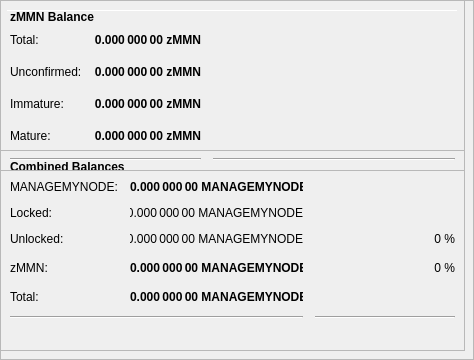
        <widget class="QFrame" name="frameObfuscation">
         <property name="minimumSize">
          <size>
           <width>0</width>
           <height>350</height>
          </size>
         </property>
         <property name="layoutDirection">
          <enum>Qt::LeftToRight</enum>
         </property>
         <property name="frameShape">
          <enum>QFrame::StyledPanel</enum>
         </property>
         <property name="frameShadow">
          <enum>QFrame::Raised</enum>
         </property>
         <widget class="QPushButton" name="runAutoDenom">
          <property name="geometry">
           <rect>
            <x>251</x>
            <y>17</y>
            <width>1</width>
            <height>1</height>
           </rect>
          </property>
          <property name="palette">
           <palette>
            <active>
             <colorrole role="WindowText">
              <brush brushstyle="SolidPattern">
               <color alpha="255">
                <red>0</red>
                <green>0</green>
                <blue>0</blue>
               </color>
              </brush>
             </colorrole>
             <colorrole role="Button">
              <brush brushstyle="SolidPattern">
               <color alpha="255">
                <red>239</red>
                <green>238</green>
                <blue>238</blue>
               </color>
              </brush>
             </colorrole>
             <colorrole role="Light">
              <brush brushstyle="SolidPattern">
               <color alpha="255">
                <red>255</red>
                <green>255</green>
                <blue>255</blue>
               </color>
              </brush>
             </colorrole>
             <colorrole role="Midlight">
              <brush brushstyle="SolidPattern">
               <color alpha="255">
                <red>247</red>
                <green>246</green>
                <blue>246</blue>
               </color>
              </brush>
             </colorrole>
             <colorrole role="Dark">
              <brush brushstyle="SolidPattern">
               <color alpha="255">
                <red>119</red>
                <green>119</green>
                <blue>119</blue>
               </color>
              </brush>
             </colorrole>
             <colorrole role="Mid">
              <brush brushstyle="SolidPattern">
               <color alpha="255">
                <red>159</red>
                <green>159</green>
                <blue>159</blue>
               </color>
              </brush>
             </colorrole>
             <colorrole role="Text">
              <brush brushstyle="SolidPattern">
               <color alpha="255">
                <red>0</red>
                <green>0</green>
                <blue>0</blue>
               </color>
              </brush>
             </colorrole>
             <colorrole role="BrightText">
              <brush brushstyle="SolidPattern">
               <color alpha="255">
                <red>255</red>
                <green>255</green>
                <blue>255</blue>
               </color>
              </brush>
             </colorrole>
             <colorrole role="ButtonText">
              <brush brushstyle="SolidPattern">
               <color alpha="255">
                <red>0</red>
                <green>0</green>
                <blue>0</blue>
               </color>
              </brush>
             </colorrole>
             <colorrole role="Base">
              <brush brushstyle="SolidPattern">
               <color alpha="255">
                <red>255</red>
                <green>255</green>
                <blue>255</blue>
               </color>
              </brush>
             </colorrole>
             <colorrole role="Window">
              <brush brushstyle="SolidPattern">
               <color alpha="255">
                <red>239</red>
                <green>238</green>
                <blue>238</blue>
               </color>
              </brush>
             </colorrole>
             <colorrole role="Shadow">
              <brush brushstyle="SolidPattern">
               <color alpha="255">
                <red>0</red>
                <green>0</green>
                <blue>0</blue>
               </color>
              </brush>
             </colorrole>
             <colorrole role="AlternateBase">
              <brush brushstyle="SolidPattern">
               <color alpha="255">
                <red>247</red>
                <green>246</green>
                <blue>246</blue>
               </color>
              </brush>
             </colorrole>
             <colorrole role="ToolTipBase">
              <brush brushstyle="SolidPattern">
               <color alpha="255">
                <red>255</red>
                <green>255</green>
                <blue>220</blue>
               </color>
              </brush>
             </colorrole>
             <colorrole role="ToolTipText">
              <brush brushstyle="SolidPattern">
               <color alpha="255">
                <red>0</red>
                <green>0</green>
                <blue>0</blue>
               </color>
              </brush>
             </colorrole>
            </active>
            <inactive>
             <colorrole role="WindowText">
              <brush brushstyle="SolidPattern">
               <color alpha="255">
                <red>0</red>
                <green>0</green>
                <blue>0</blue>
               </color>
              </brush>
             </colorrole>
             <colorrole role="Button">
              <brush brushstyle="SolidPattern">
               <color alpha="255">
                <red>239</red>
                <green>238</green>
                <blue>238</blue>
               </color>
              </brush>
             </colorrole>
             <colorrole role="Light">
              <brush brushstyle="SolidPattern">
               <color alpha="255">
                <red>255</red>
                <green>255</green>
                <blue>255</blue>
               </color>
              </brush>
             </colorrole>
             <colorrole role="Midlight">
              <brush brushstyle="SolidPattern">
               <color alpha="255">
                <red>247</red>
                <green>246</green>
                <blue>246</blue>
               </color>
              </brush>
             </colorrole>
             <colorrole role="Dark">
              <brush brushstyle="SolidPattern">
               <color alpha="255">
                <red>119</red>
                <green>119</green>
                <blue>119</blue>
               </color>
              </brush>
             </colorrole>
             <colorrole role="Mid">
              <brush brushstyle="SolidPattern">
               <color alpha="255">
                <red>159</red>
                <green>159</green>
                <blue>159</blue>
               </color>
              </brush>
             </colorrole>
             <colorrole role="Text">
              <brush brushstyle="SolidPattern">
               <color alpha="255">
                <red>0</red>
                <green>0</green>
                <blue>0</blue>
               </color>
              </brush>
             </colorrole>
             <colorrole role="BrightText">
              <brush brushstyle="SolidPattern">
               <color alpha="255">
                <red>255</red>
                <green>255</green>
                <blue>255</blue>
               </color>
              </brush>
             </colorrole>
             <colorrole role="ButtonText">
              <brush brushstyle="SolidPattern">
               <color alpha="255">
                <red>0</red>
                <green>0</green>
                <blue>0</blue>
               </color>
              </brush>
             </colorrole>
             <colorrole role="Base">
              <brush brushstyle="SolidPattern">
               <color alpha="255">
                <red>255</red>
                <green>255</green>
                <blue>255</blue>
               </color>
              </brush>
             </colorrole>
             <colorrole role="Window">
              <brush brushstyle="SolidPattern">
               <color alpha="255">
                <red>239</red>
                <green>238</green>
                <blue>238</blue>
               </color>
              </brush>
             </colorrole>
             <colorrole role="Shadow">
              <brush brushstyle="SolidPattern">
               <color alpha="255">
                <red>0</red>
                <green>0</green>
                <blue>0</blue>
               </color>
              </brush>
             </colorrole>
             <colorrole role="AlternateBase">
              <brush brushstyle="SolidPattern">
               <color alpha="255">
                <red>247</red>
                <green>246</green>
                <blue>246</blue>
               </color>
              </brush>
             </colorrole>
             <colorrole role="ToolTipBase">
              <brush brushstyle="SolidPattern">
               <color alpha="255">
                <red>255</red>
                <green>255</green>
                <blue>220</blue>
               </color>
              </brush>
             </colorrole>
             <colorrole role="ToolTipText">
              <brush brushstyle="SolidPattern">
               <color alpha="255">
                <red>0</red>
                <green>0</green>
                <blue>0</blue>
               </color>
              </brush>
             </colorrole>
            </inactive>
            <disabled>
             <colorrole role="WindowText">
              <brush brushstyle="SolidPattern">
               <color alpha="255">
                <red>119</red>
                <green>119</green>
                <blue>119</blue>
               </color>
              </brush>
             </colorrole>
             <colorrole role="Button">
              <brush brushstyle="SolidPattern">
               <color alpha="255">
                <red>239</red>
                <green>238</green>
                <blue>238</blue>
               </color>
              </brush>
             </colorrole>
             <colorrole role="Light">
              <brush brushstyle="SolidPattern">
               <color alpha="255">
                <red>255</red>
                <green>255</green>
                <blue>255</blue>
               </color>
              </brush>
             </colorrole>
             <colorrole role="Midlight">
              <brush brushstyle="SolidPattern">
               <color alpha="255">
                <red>247</red>
                <green>246</green>
                <blue>246</blue>
               </color>
              </brush>
             </colorrole>
             <colorrole role="Dark">
              <brush brushstyle="SolidPattern">
               <color alpha="255">
                <red>119</red>
                <green>119</green>
                <blue>119</blue>
               </color>
              </brush>
             </colorrole>
             <colorrole role="Mid">
              <brush brushstyle="SolidPattern">
               <color alpha="255">
                <red>159</red>
                <green>159</green>
                <blue>159</blue>
               </color>
              </brush>
             </colorrole>
             <colorrole role="Text">
              <brush brushstyle="SolidPattern">
               <color alpha="255">
                <red>119</red>
                <green>119</green>
                <blue>119</blue>
               </color>
              </brush>
             </colorrole>
             <colorrole role="BrightText">
              <brush brushstyle="SolidPattern">
               <color alpha="255">
                <red>255</red>
                <green>255</green>
                <blue>255</blue>
               </color>
              </brush>
             </colorrole>
             <colorrole role="ButtonText">
              <brush brushstyle="SolidPattern">
               <color alpha="255">
                <red>119</red>
                <green>119</green>
                <blue>119</blue>
               </color>
              </brush>
             </colorrole>
             <colorrole role="Base">
              <brush brushstyle="SolidPattern">
               <color alpha="255">
                <red>239</red>
                <green>238</green>
                <blue>238</blue>
               </color>
              </brush>
             </colorrole>
             <colorrole role="Window">
              <brush brushstyle="SolidPattern">
               <color alpha="255">
                <red>239</red>
                <green>238</green>
                <blue>238</blue>
               </color>
              </brush>
             </colorrole>
             <colorrole role="Shadow">
              <brush brushstyle="SolidPattern">
               <color alpha="255">
                <red>0</red>
                <green>0</green>
                <blue>0</blue>
               </color>
              </brush>
             </colorrole>
             <colorrole role="AlternateBase">
              <brush brushstyle="SolidPattern">
               <color alpha="255">
                <red>239</red>
                <green>238</green>
                <blue>238</blue>
               </color>
              </brush>
             </colorrole>
             <colorrole role="ToolTipBase">
              <brush brushstyle="SolidPattern">
               <color alpha="255">
                <red>255</red>
                <green>255</green>
                <blue>220</blue>
               </color>
              </brush>
             </colorrole>
             <colorrole role="ToolTipText">
              <brush brushstyle="SolidPattern">
               <color alpha="255">
                <red>0</red>
                <green>0</green>
                <blue>0</blue>
               </color>
              </brush>
             </colorrole>
            </disabled>
           </palette>
          </property>
          <property name="focusPolicy">
           <enum>Qt::NoFocus</enum>
          </property>
          <property name="autoFillBackground">
           <bool>true</bool>
          </property>
          <property name="text">
           <string/>
          </property>
          <property name="flat">
           <bool>true</bool>
          </property>
         </widget>
         <widget class="Line" name="line">
          <property name="geometry">
           <rect>
            <x>7</x>
            <y>10</y>
            <width>451</width>
            <height>1</height>
           </rect>
          </property>
          <property name="orientation">
           <enum>Qt::Horizontal</enum>
          </property>
         </widget>
         <widget class="QFrame" name="frame_3">
          <property name="geometry">
           <rect>
            <x>0</x>
            <y>150</y>
            <width>465</width>
            <height>201</height>
           </rect>
          </property>
          <property name="frameShape">
           <enum>QFrame::StyledPanel</enum>
          </property>
          <property name="frameShadow">
           <enum>QFrame::Raised</enum>
          </property>
          <layout class="QVBoxLayout" name="verticalLayout_5">
           <item>
            <layout class="QHBoxLayout" name="horizontalLayout_5" stretch="0">
             <item>
              <widget class="QLabel" name="label_5z">
               <property name="maximumSize">
                <size>
                 <width>16777215</width>
                 <height>20</height>
                </size>
               </property>
               <property name="font">
                <font>
                 <weight>75</weight>
                 <bold>true</bold>
                </font>
               </property>
               <property name="toolTip">
                <string>Combined Balances (including unconfirmed and immature coins)</string>
               </property>
               <property name="text">
                <string>&lt;html&gt;&lt;head/&gt;&lt;body&gt;&lt;p&gt;Combined Balances&lt;/p&gt;&lt;/body&gt;&lt;/html&gt;</string>
               </property>
              </widget>
             </item>
            </layout>
           </item>
           <item>
            <layout class="QGridLayout" name="gridLayout_3">
             <property name="spacing">
              <number>12</number>
             </property>
             <item row="7" column="0" colspan="2">
              <widget class="Line" name="lineSpendableBalance_3">
               <property name="orientation">
                <enum>Qt::Horizontal</enum>
               </property>
              </widget>
             </item>
             <item row="7" column="2">
              <widget class="Line" name="lineWatchBalance_3">
               <property name="sizePolicy">
                <sizepolicy hsizetype="Preferred" vsizetype="Fixed">
                 <horstretch>0</horstretch>
                 <verstretch>0</verstretch>
                </sizepolicy>
               </property>
               <property name="minimumSize">
                <size>
                 <width>140</width>
                 <height>0</height>
                </size>
               </property>
               <property name="orientation">
                <enum>Qt::Horizontal</enum>
               </property>
              </widget>
             </item>
             <item row="4" column="1">
              <widget class="QLabel" name="labelzBalancez">
               <property name="font">
                <font>
                 <weight>75</weight>
                 <bold>true</bold>
                </font>
               </property>
               <property name="cursor">
                <cursorShape>IBeamCursor</cursorShape>
               </property>
               <property name="toolTip">
                <string>Total of transactions that have yet to be confirmed, and do not yet count toward the spendable balance</string>
               </property>
               <property name="text">
                <string notr="true">0.000 000 00 MANAGEMYNODE</string>
               </property>
               <property name="alignment">
                <set>Qt::AlignRight|Qt::AlignTrailing|Qt::AlignVCenter</set>
               </property>
               <property name="textInteractionFlags">
                <set>Qt::LinksAccessibleByMouse|Qt::TextSelectableByKeyboard|Qt::TextSelectableByMouse</set>
               </property>
              </widget>
             </item>
             <item row="6" column="1">
              <widget class="QLabel" name="labelTotalz">
               <property name="font">
                <font>
                 <weight>75</weight>
                 <bold>true</bold>
                </font>
               </property>
               <property name="cursor">
                <cursorShape>IBeamCursor</cursorShape>
               </property>
               <property name="toolTip">
                <string>Total Balance, including unconfirmed and immature coins.</string>
               </property>
               <property name="text">
                <string notr="true">0.000 000 00 MANAGEMYNODE</string>
               </property>
               <property name="alignment">
                <set>Qt::AlignRight|Qt::AlignTrailing|Qt::AlignVCenter</set>
               </property>
               <property name="textInteractionFlags">
                <set>Qt::LinksAccessibleByMouse|Qt::TextSelectableByKeyboard|Qt::TextSelectableByMouse</set>
               </property>
              </widget>
             </item>
             <item row="4" column="3">
              <spacer name="horizontalSpacer_6">
               <property name="orientation">
                <enum>Qt::Horizontal</enum>
               </property>
               <property name="sizeHint" stdset="0">
                <size>
                 <width>40</width>
                 <height>20</height>
                </size>
               </property>
              </spacer>
             </item>
             <item row="6" column="0">
              <widget class="QLabel" name="labelTotalTextz">
               <property name="text">
                <string>Total:</string>
               </property>
              </widget>
             </item>
             <item row="1" column="0">
              <widget class="QLabel" name="labelBalanceTextz">
               <property name="text">
                <string>MANAGEMYNODE:</string>
               </property>
              </widget>
             </item>
             <item row="1" column="1">
              <widget class="QLabel" name="labelBalancez">
               <property name="font">
                <font>
                 <weight>75</weight>
                 <bold>true</bold>
                </font>
               </property>
               <property name="cursor">
                <cursorShape>IBeamCursor</cursorShape>
               </property>
               <property name="toolTip">
                <string>Your current spendable balance</string>
               </property>
               <property name="text">
                <string notr="true">0.000 000 00 MANAGEMYNODE</string>
               </property>
               <property name="alignment">
                <set>Qt::AlignRight|Qt::AlignTrailing|Qt::AlignVCenter</set>
               </property>
               <property name="textInteractionFlags">
                <set>Qt::LinksAccessibleByMouse|Qt::TextSelectableByKeyboard|Qt::TextSelectableByMouse</set>
               </property>
              </widget>
             </item>
             <item row="4" column="0">
              <widget class="QLabel" name="labelzBalanceTextz">
               <property name="toolTip">
                <string/>
               </property>
               <property name="text">
                <string>zMMN:</string>
               </property>
              </widget>
             </item>
             <item row="4" column="2">
              <widget class="QLabel" name="labelzMMNPercent">
               <property name="toolTip">
                <string>Current percentage of zMMN.
If AutoMint is enabled this percentage will settle around the configured AutoMint percentage (default = 10%)</string>
               </property>
               <property name="text">
                <string>0 %</string>
               </property>
               <property name="alignment">
                <set>Qt::AlignRight|Qt::AlignTrailing|Qt::AlignVCenter</set>
               </property>
              </widget>
             </item>
             <item row="6" column="2">
              <widget class="QLabel" name="label100Percent">
               <property name="text">
                <string/>
               </property>
               <property name="alignment">
                <set>Qt::AlignRight|Qt::AlignTrailing|Qt::AlignVCenter</set>
               </property>
              </widget>
             </item>
             <item row="2" column="1">
              <widget class="QLabel" name="labelLockedBalance">
               <property name="toolTip">
                <string>Locked MANAGEMYNODE or Masternode collaterals. These are excluded from zMMN minting.</string>
               </property>
               <property name="text">
                <string>0.000 000 00 MANAGEMYNODE</string>
               </property>
               <property name="alignment">
                <set>Qt::AlignRight|Qt::AlignTrailing|Qt::AlignVCenter</set>
               </property>
              </widget>
             </item>
             <item row="2" column="0">
              <widget class="QLabel" name="labelLockedBalanceText">
               <property name="toolTip">
                <string>Locked MANAGEMYNODE or Masternode collaterals. These are excluded from zMMN minting.</string>
               </property>
               <property name="text">
                <string>Locked:</string>
               </property>
              </widget>
             </item>
             <item row="3" column="0">
              <widget class="QLabel" name="labelUnLockedBalanceText">
               <property name="toolTip">
                <string>Unlocked MANAGEMYNODEs. These can be used for zMMN minting.</string>
               </property>
               <property name="text">
                <string>Unlocked:</string>
               </property>
              </widget>
             </item>
             <item row="3" column="1">
              <widget class="QLabel" name="labelUnLockedBalance">
               <property name="toolTip">
                <string>Unlocked MANAGEMYNODEs. These can be used for zMMN minting.</string>
               </property>
               <property name="text">
                <string>0.000 000 00 MANAGEMYNODE</string>
               </property>
               <property name="alignment">
                <set>Qt::AlignRight|Qt::AlignTrailing|Qt::AlignVCenter</set>
               </property>
              </widget>
             </item>
             <item row="3" column="2">
              <widget class="QLabel" name="labelMANAGEMYNODEPercent">
               <property name="text">
                <string>0 %</string>
               </property>
               <property name="alignment">
                <set>Qt::AlignRight|Qt::AlignTrailing|Qt::AlignVCenter</set>
               </property>
              </widget>
             </item>
            </layout>
           </item>
           <item>
            <spacer name="verticalSpacer">
             <property name="orientation">
              <enum>Qt::Vertical</enum>
             </property>
             <property name="sizeHint" stdset="0">
              <size>
               <width>20</width>
               <height>40</height>
              </size>
             </property>
            </spacer>
           </item>
          </layout>
         </widget>
         <widget class="QFrame" name="frame_4">
          <property name="geometry">
           <rect>
            <x>0</x>
            <y>0</y>
            <width>465</width>
            <height>171</height>
           </rect>
          </property>
          <property name="frameShape">
           <enum>QFrame::StyledPanel</enum>
          </property>
          <property name="frameShadow">
           <enum>QFrame::Raised</enum>
          </property>
          <layout class="QVBoxLayout" name="verticalLayout_7">
           <item>
            <layout class="QHBoxLayout" name="horizontalLayout_8" stretch="0">
             <item>
              <widget class="QLabel" name="label_5z_3">
               <property name="maximumSize">
                <size>
                 <width>16777215</width>
                 <height>20</height>
                </size>
               </property>
               <property name="font">
                <font>
                 <weight>75</weight>
                 <bold>true</bold>
                </font>
               </property>
               <property name="text">
                <string>zMMN Balance</string>
               </property>
              </widget>
             </item>
            </layout>
           </item>
           <item>
            <layout class="QGridLayout" name="gridLayout_5">
             <property name="spacing">
              <number>12</number>
             </property>
             <item row="4" column="0">
              <widget class="QLabel" name="labelzBalanceMatureText">
               <property name="toolTip">
                <string>Mature: more than 20 confirmation and more than 1 mints of the same denomination after it was minted.
These zMMN are spendable.</string>
               </property>
               <property name="text">
                <string>Mature:</string>
               </property>
              </widget>
             </item>
             <item row="5" column="0" colspan="2">
              <widget class="Line" name="lineSpendableBalance_5">
               <property name="orientation">
                <enum>Qt::Horizontal</enum>
               </property>
              </widget>
             </item>
             <item row="1" column="1">
              <widget class="QLabel" name="labelzBalance">
               <property name="font">
                <font>
                 <weight>75</weight>
                 <bold>true</bold>
                </font>
               </property>
               <property name="cursor">
                <cursorShape>IBeamCursor</cursorShape>
               </property>
               <property name="toolTip">
                <string>All available zMMN, unconfirmed and immature zMMN included.</string>
               </property>
               <property name="text">
                <string notr="true">0.000 000 00 zMMN</string>
               </property>
               <property name="alignment">
                <set>Qt::AlignRight|Qt::AlignTrailing|Qt::AlignVCenter</set>
               </property>
               <property name="textInteractionFlags">
                <set>Qt::LinksAccessibleByMouse|Qt::TextSelectableByKeyboard|Qt::TextSelectableByMouse</set>
               </property>
              </widget>
             </item>
             <item row="5" column="2">
              <widget class="Line" name="lineWatchBalance_5">
               <property name="sizePolicy">
                <sizepolicy hsizetype="Preferred" vsizetype="Fixed">
                 <horstretch>0</horstretch>
                 <verstretch>0</verstretch>
                </sizepolicy>
               </property>
               <property name="minimumSize">
                <size>
                 <width>140</width>
                 <height>0</height>
                </size>
               </property>
               <property name="orientation">
                <enum>Qt::Horizontal</enum>
               </property>
              </widget>
             </item>
             <item row="1" column="0">
              <widget class="QLabel" name="labelzBalanceText">
               <property name="toolTip">
                <string>All available zMMN, unconfirmed and immature zMMN included.</string>
               </property>
               <property name="text">
                <string>Total:</string>
               </property>
              </widget>
             </item>
             <item row="1" column="2">
              <spacer name="horizontalSpacer_8">
               <property name="orientation">
                <enum>Qt::Horizontal</enum>
               </property>
               <property name="sizeHint" stdset="0">
                <size>
                 <width>40</width>
                 <height>20</height>
                </size>
               </property>
              </spacer>
             </item>
             <item row="4" column="2">
              <spacer name="horizontalSpacer_4">
               <property name="orientation">
                <enum>Qt::Horizontal</enum>
               </property>
               <property name="sizeHint" stdset="0">
                <size>
                 <width>40</width>
                 <height>20</height>
                </size>
               </property>
              </spacer>
             </item>
             <item row="4" column="1">
              <widget class="QLabel" name="labelzBalanceMature">
               <property name="font">
                <font>
                 <weight>75</weight>
                 <bold>true</bold>
                </font>
               </property>
               <property name="toolTip">
                <string>Mature: more than 20 confirmation and more than 1 mints of the same denomination after it was minted.
These zMMN are spendable.</string>
               </property>
               <property name="text">
                <string>0.000 000 00 zMMN</string>
               </property>
               <property name="alignment">
                <set>Qt::AlignRight|Qt::AlignTrailing|Qt::AlignVCenter</set>
               </property>
              </widget>
             </item>
             <item row="2" column="0">
              <widget class="QLabel" name="labelzBalanceUnconfirmedText">
               <property name="toolTip">
                <string>Unconfirmed: less than 20 confirmations
Immature: confirmed, but less than 1 mints of the same denomination after it was minted</string>
               </property>
               <property name="text">
                <string>Unconfirmed:</string>
               </property>
              </widget>
             </item>
             <item row="2" column="1">
              <widget class="QLabel" name="labelzBalanceUnconfirmed">
               <property name="font">
                <font>
                 <weight>75</weight>
                 <bold>true</bold>
                </font>
               </property>
               <property name="toolTip">
                <string>Unconfirmed: less than 20 confirmations
Immature: confirmed, but less than 1 mints of the same denomination after it was minted</string>
               </property>
               <property name="text">
                <string>0.000 000 00 zMMN</string>
               </property>
               <property name="alignment">
                <set>Qt::AlignRight|Qt::AlignTrailing|Qt::AlignVCenter</set>
               </property>
              </widget>
             </item>
             <item row="2" column="2">
              <spacer name="horizontalSpacer_5">
               <property name="orientation">
                <enum>Qt::Horizontal</enum>
               </property>
               <property name="sizeHint" stdset="0">
                <size>
                 <width>40</width>
                 <height>20</height>
                </size>
               </property>
              </spacer>
             </item>
             <item row="3" column="0">
              <widget class="QLabel" name="labelzBalanceImmatureText">
               <property name="toolTip">
                <string>Unconfirmed: less than 20 confirmations
Immature: confirmed, but less than 1 mints of the same denomination after it was minted</string>
               </property>
               <property name="text">
                <string>Immature:</string>
               </property>
              </widget>
             </item>
             <item row="3" column="1">
              <widget class="QLabel" name="labelzBalanceImmature">
               <property name="font">
                <font>
                 <weight>75</weight>
                 <bold>true</bold>
                </font>
               </property>
               <property name="toolTip">
                <string>Unconfirmed: less than 20 confirmations
Immature: confirmed, but less than 1 mints of the same denomination after it was minted</string>
               </property>
               <property name="text">
                <string>0.000 000 00 zMMN</string>
               </property>
               <property name="alignment">
                <set>Qt::AlignRight|Qt::AlignTrailing|Qt::AlignVCenter</set>
               </property>
              </widget>
             </item>
             <item row="3" column="2">
              <spacer name="horizontalSpacer_7">
               <property name="orientation">
                <enum>Qt::Horizontal</enum>
               </property>
               <property name="sizeHint" stdset="0">
                <size>
                 <width>40</width>
                 <height>20</height>
                </size>
               </property>
              </spacer>
             </item>
            </layout>
           </item>
          </layout>
         </widget>
        </widget>
